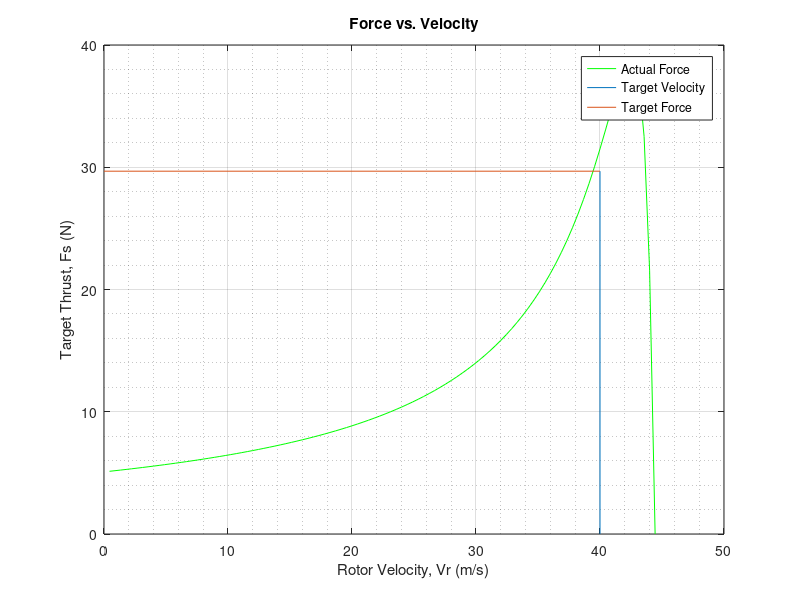
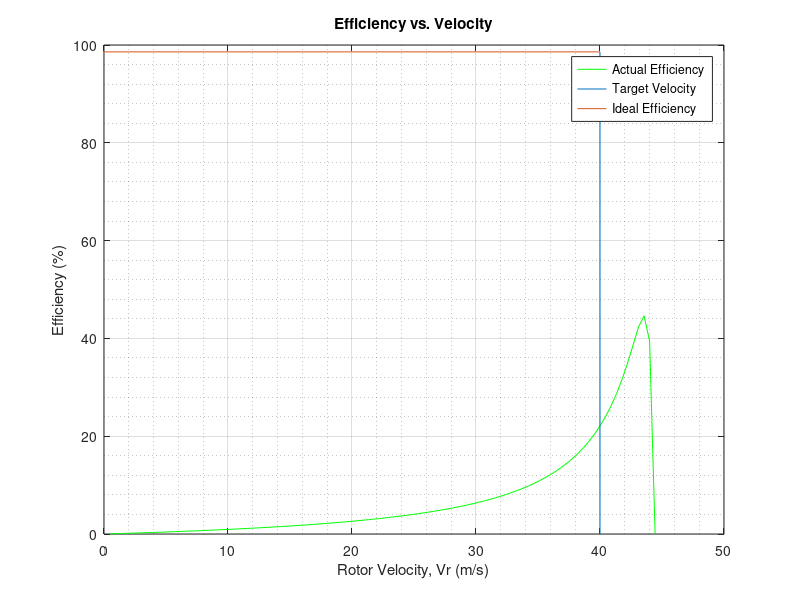

Recreate these plots in MATLAB, in order.
% SLIM Design Using a Matlab Program
clear all;
clc;

%Assign necessary constants and parameters
mu0 = 4*pi*10^-7;  %permeability of air
rhow = 1.72*10^-8; %volume resistivity of copper
rhor = 2.82*10^-8; %volume resistivity of aluminum
btmax = 1.6;       %max tooth flux density
bymax = 1.3;       %max yoke flux density
J1 = 4e6;          %rotor current density

%Assign desired values for certain variables
d = 0.00635;        %aluminum thickness/rail conductor thickness
m = 3;              %number of phases
Vline = 160;        %line voltage
V1 = Vline/sqrt(3); %phase voltage
f = 120;            %frequency 
p = 4;              %number of poles
q1 = 1;             %number of slots per pole per phase
Srated = 0.1;       %rated slip/ slipping percent
Ws = 0.005;         %width of the stator/ core width

%Data from the PCP design procedure
Fsprime = 30;       %target thrust
Vcrated= 40;        %rated rotor velocity

Vs= Vcrated/(1 - Srated);   %synchronous velocity
tau = Vs/(2*f);             %pole pitch
lambda = tau/(m*q1);        %slot pitch
Ls = p*tau;                 %length of one stator unit

for i = 1:30
 N1 = p*q1*i;               %number of turns per phase
 ncos0 = 0.117930759127764; 
 ncos1(i) = 1;
 while abs(ncos0 - ncos1(i))>0.0001

     I1prime = (Fsprime*Vcrated)/(m*V1*ncos0);  %estimated rated stator RMS current
     Aw = I1prime/J1;                           %differs
     As = (10*i*Aw)/7;                          %differs
     ws = lambda/2;                             
     wt = ws;
     hs = As/ws;
     gm = 0.003;                                %mech gap
     go = gm + d;                               %magnetic air gap
     gamma = (4/pi)*(((ws/(2*go))*atan(ws/(2*go))) - log(sqrt(1 + ((ws/(2*go))^2))));
     kc = lambda/(lambda - gamma*go);
     ge = kc*go;
     kw = sin(pi/(2*m))/(q1*sin(pi/(2*m*q1)));
     G = 2*mu0*f*tau^2/(pi*(rhor/d)*ge);

     %corrections following original spreadsheet calculations
     a = ((hs/(3*ws))*(1+(3/p)))+((5*ge/ws)/(5+(4*go/ws)));
     R1(i) = 2*rhow*(pi+tau)*J1*N1/I1prime;
     X1(i) = 8*mu0*pi*f*((a*pi/q1)+(0.6*tau))*(N1^2)/p;
     Xm(i) = (24*mu0*pi*f*kw*N1^2*tau)/(pi^2*p*ge);
     R2(i) = Xm(i)/G;

     Z(i)=R1(i)+j*X1(i)+((j*R2(i)*Xm(i))/Srated)/((R2(i)/Srated) + j*Xm(i));

     I1(i) = V1/abs(Z(i)); %calculated 
     I2(i) = j*I1(i)*Xm(i)/(R2(i)/Srated+j*Xm(i));
     Im(i) = I1(i) - I2(i);

     %Actual TLIM Thrust
     Fs(i) = (m*abs(I1(i))^2*R2(i))/(((1/(Srated*G)^2)+ 1)*Vs*Srated);
     diff(i) = Fs(i) - Fsprime;
     dmin = min(abs(diff));
     Pout = Fs*Vcrated;
     Pin=Pout+m*abs(I2(i))^2*R2(i)+m*abs(I1(i))^2*R1(i);
     eta = Pout/Pin;
     PF = cos(angle(Z(i)));
     ncos1(i)=eta*PF; %ncosPhi
     ncos0=(ncos0+ncos1(i))/2; %ncosphiNew=(ncosPhiOld+ncosPhiCalculated)/2
 end;
end;
k = 1; 

while dmin~=abs(diff(k)) %checks inequality > 1 if true, 0 if false
 k = k + 1;
end;

%Step 18 question, if not we increase Nc by 1 and repeat from step 7
%works because it satisifies the condition where dmin is approximately abs
%of diff(k)

Nc = k;             %number of turns per slot, Nc
N1 = p*q1*Nc;       %number of turns per phase, N1
Fs = Fs(k);         %Thrust Force
I1 = I1(k);         %Input Current
ncos1 = ncos1(k);   %HELP > loops are confusing

%Appendix A Wire gauge Table for Copper Wire
%AWG | Diameter in mm
%{A=[3 5.8267;
%   4 5.1892;
%   5 4.6202;
%   6 4.1148;
%   7 3.6652;
%   8 3.2639;
%   9 2.90576;
%   10 2.58826]; 

A = [14 1.62814;
    15 1.45034;
    16 1.29032;
    17 1.15062;
    18 1.02362;
    19 0.91186;
    20 0.8128;
    21 0.7239]; 
gauge=0;

while (gauge<8) %8 selection of wires in the [A], need to fix
 gauge=gauge+1;
 Np = 0;
% r=0;
 wt = 1;
 wtmin= 0;
% g=0;r=0;
 while (wt-wtmin)>0.0152 %what is this condition?
%    r=r+1;
%    g=g+1;
     Dw=A(gauge,2);
     Np = Np + 1;
     ws = (Dw*10^-3*Np); %not taking into account the slot insulation factor 
     wt = lambda - ws;
     Aw = Np*pi/4*Dw^2*1e-6;
     As = (10*Nc*Aw)/7;
     hs = As/ws;
     gm = 0.003;
     go = gm + d;
     gamma=(4/pi)*(((ws/(2*go))*atan(ws/(2*go)))-log(sqrt(1 + ((ws/(2*go))^2))));
     kc = lambda/(lambda - gamma*go);
     ge = kc*go;
     G = 2*mu0*f*tau^2/(pi*(rhor/d)*ge);
     kw=sin(pi/(2*m))/(q1*sin(pi/(2*m*q1)));
     
     a = ((hs/(3*ws))*(1+(3/p)))+((5*ge/ws)/(5+(4*go/ws)));
     R1 = 2*rhow*(pi+tau)*J1*N1/I1prime;
     X1 = 8*mu0*pi*f*((a*pi/q1)+(0.6*tau))*(N1^2)/p;
     Xm = (24*mu0*pi*f*kw*N1^2*tau)/(pi^2*p*ge);
     R2 = Xm/G;

     Z=R1+j*X1+(R2/Srated*j*Xm)/(R2/Srated+j*Xm);
     I1 = V1/abs(Z);
     I2 = j*I1*Xm/(R2/Srated+j*Xm);
     Im=I1-I2;
     wtmin=2*sqrt(2)*m*kw*N1*abs(Im)*mu0*lambda/(pi*p*ge*btmax);
     J1actual=I1/Aw;
 end;
 hy=4*sqrt(2)*m*kw*N1*abs(Im)*mu0*Ls/(pi*pi*p*p*ge*bymax);
 para_wires(gauge)=Np;
 slot_width(gauge)=ws; 
 tooth_width(gauge)=wt;
 min_toothwidth(gauge)=wtmin;
 height_slot(gauge)=hs;
 Area_wire(gauge)=Aw;
 Area_slot(gauge)=As;
 Num_c(gauge)=Nc;
 Num_1(gauge)=N1;
 Sta_I(gauge)=I1;
 gap_e(gauge)=ge;
 current_den(gauge) = abs(I1)/Aw;
 height_yoke(gauge)=4*sqrt(2)*m*kw*N1*(Im)*mu0*Ls/(pi*pi*p*p*ge*bymax);
 final_thrust(gauge)=(m*abs(I1)^2*R2)/(((1/(Srated*G)^2)+1)*Vs*Srated);
 output(gauge)=final_thrust(gauge)*Vcrated;
 input(gauge)=output(gauge)+m*abs(I2)^2*R2+m*abs(I1)^2*R1;
 efficiency(gauge)= output(gauge)/input(gauge);
 difference(gauge)=final_thrust(gauge)-Fsprime;
 diffmin(gauge) = min(abs(difference));
end;

kk = min(diffmin);
jj=1;

while kk~=abs(diffmin(jj))
 jj = jj + 1;
end;
best_wiregauge=A(jj,1)
%$$$ To Generate the Characteristic curves $$$
vel_sta= Vs; 
e=1;

for slip=0.000001:0.01:1
    
 vel_rot(e)=vel_sta*(1-slip);
 if abs(Vcrated - vel_rot(e))/Vcrated < 0.01
     n_Vr = e; %index for where v = Vr
 end
 impz(e) = R1+j*X1+(R2/slip*j*Xm)/(R2/slip+j*Xm);
 i1(e) = V1/abs(impz(e));
 i2(e) = j*i1(e)*Xm/(R2/slip+j*Xm);
 im(e) = i1(e)-i2(e);
 Force(e)=(m*(abs(i1(e)))^2*R2)/(((1/(slip*G)^2)+1)*vel_sta*slip);
 out_pow(e) = Force(e)*vel_rot(e);
 in_pow(e)=out_pow(e)+m*abs(i2(e))^2*R2+m*abs(i1(e))^2*R1;
 eff(e) = out_pow(e)/in_pow(e);
 e=e+1;
end;

figure(1);
plot(vel_rot,Force,'green');
hold on;
grid on;
grid minor
ylabel('Target Thrust, Fs (N)')
xlabel('Rotor Velocity, Vr (m/s)')
plot([Vcrated Vcrated],[0,Fs])
hold on;
plot([0 Vcrated],[Fs Fs]);
hold on;
title(['Force vs. Velocity'])
legend('Actual Force','Target Velocity','Target Force')

figure(2);
plot(vel_rot,eff*100,'green');
hold on;
plot([Vcrated Vcrated],[0 eta*100]);
hold on;
plot([0 Vcrated],[eta*100,eta*100]);
hold on;
grid on
grid minor
ylabel('Efficiency (%)')
xlabel('Rotor Velocity, Vr (m/s)')
title(['Efficiency vs. Velocity'])
legend('Actual Efficiency','Target Velocity','Ideal Efficiency')